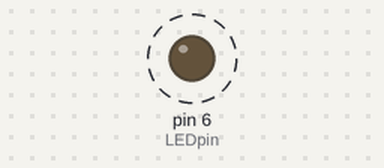
Recording of a sketch running on a simulated Arduino Uno, built with avr-gcc and run on an emulated ATmega328P. On the bench: output pins drawn as LEDs (lit = HIGH). Dashed ring = blinking.

Above: at 0.05 s.
Timing chart, 0 to 5.9 s (numbered marks = the images above):
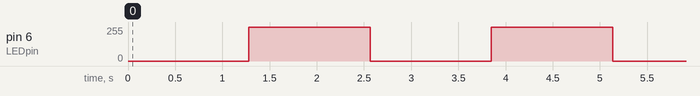

Measured:
- by itself, pin 6 (LEDpin): alternates 255/255 for 1.3 s and 0/255 for 1.3 s

The sketch:

ex1.ino
```cpp
// Projeto Efeito Fade
//Acendendo e apagando o LED de forma gradual

const int LEDpin = 6; // pino do LED
int pwm = 0; // Valor referente ao duty cycle
long currentMillis = 0;
unsigned long interval = 5;

void setup(){
  pinMode(LEDpin, OUTPUT);
}
void loop(){
  for (pwm = 0; pwm <= 255; pwm++){
    currentMillis = millis();
    while(millis() - currentMillis < interval){
      analogWrite(LEDpin,pwm);
    }
  }
  for (pwm = 255; pwm >= 0; pwm--){
    currentMillis = millis();
    while(millis() - currentMillis < interval){
      analogWrite(LEDpin,pwm);
    }
  }
}
```
